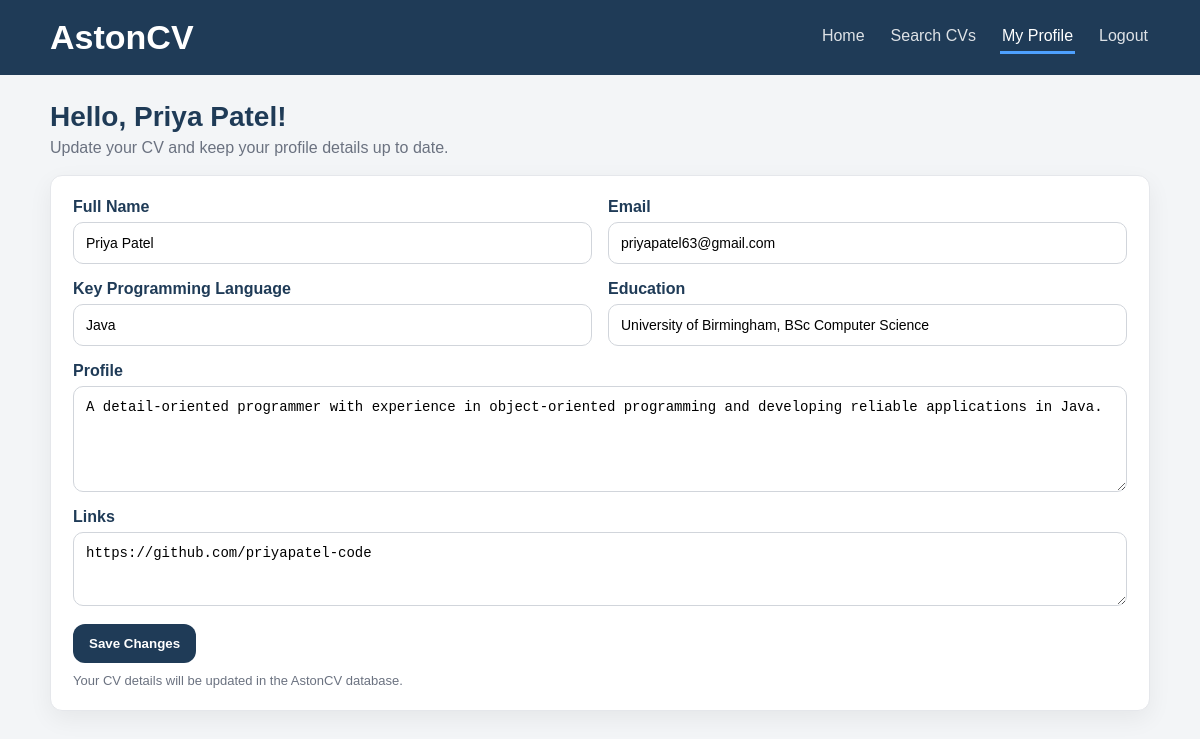
The page /updatecv.php (signed in) on the database its author committed.
### tables this page shows
CREATE TABLE `cvs` (
  `id` bigint UNSIGNED NOT NULL,
  `name` varchar(100) NOT NULL,
  `email` varchar(100) NOT NULL,
  `password` varchar(255) NOT NULL,
  `keyprogramming` varchar(255) DEFAULT NULL,
  `profile` varchar(500) DEFAULT NULL,
  `education` varchar(500) DEFAULT NULL,
  `URLlinks` varchar(500) DEFAULT NULL
);

### updatecv.php (the view, shortened to what this page needs)
<?php
include 'database.php';
$user_id = $_SESSION['user_id'];
$stmt = $conn->prepare("SELECT name, email, keyprogramming, profile, education, URLlinks FROM cvs WHERE id = ?");
$stmt->bind_param("i", $user_id);
$stmt->execute();
$result = $stmt->get_result();
$user = $result->fetch_assoc();
$name = $user['name'] ?? '';
$email = $user['email'] ?? '';
$keyprogramming = $user['keyprogramming'] ?? '';
$profile = $user['profile'] ?? '';
$education = $user['education'] ?? '';
$URLlinks = $user['URLlinks'] ?? '';
?>
<!DOCTYPE html>
<html lang="en">
<head>
    <link rel="stylesheet" href="register.css">
</head>
<body>
    <header class="topbar main-header">
        <div class="container topbar-inner">
            <div class="brand">
                <h1 class="name">AstonCV</h1>
            </div>
            <nav class="nav">
                <a href="index.php" class="nav-link">Home</a>
                <a href="search.php" class="nav-link">Search CVs</a>
                <a href="updatecv.php" class="nav-link active">My Profile</a>
                <form method="POST" action="logout.php" style="display:inline;">
                    <button type="submit" class="nav-link" style="background:none; border: none; cursor: pointer;">Logout</button>
                </form>
            </nav>
        </div>
    </header>
    <main class="container">
        <h2 class="page-title">Hello, <?php echo htmlspecialchars($name); ?>!</h2>
        <p class="page-subtitle">Update your CV and keep your profile details up to date.</p>
        <section class="contact-me">
        <form method="POST" action="updatecv.php">
            <div class="grid">
                <div class="field">
                    <label for="name">Full Name </label>
                    <input
                        id="name"
                        name="name"
                        type="text"
                        required
                        value="<?php echo htmlspecialchars($name); ?>"
                    />
                </div>
                <div class="field">
                    <label for="email">Email </label>
                    <input
                        id="email"
                        name="email"
                        type="email"
                        required
                        value="<?php echo htmlspecialchars($email); ?>"
                    />
                </div>
                <div class="field">
                    <label for="keyprogramming">Key Programming Language </label>
                    <input
                        id="keyprogramming"
                        name="keyprogramming"
                        type="text"
                        placeholder="e.g. PHP, JavaScript, Python"
                        value="<?php echo htmlspecialchars($keyprogramming); ?>"
                    />
                </div>
                <div class="field">
                    <label for="education">Education </label>
                    <input
                        id="education"
                        name="education"
                        type="text"
                        placeholder="e.g. Aston University"
                        value="<?php echo htmlspecialchars($education); ?>"
                    />
                </div>
            </div>
            <div class="field full">
                <label for="profile">Profile </label>
                <textarea
                    id="profile"
                    name="profile"
                    rows="5"
                    placeholder="Write a short profile about yourself..."
                ><?php echo htmlspecialchars($profile); ?></textarea>
            </div>
            <div class="field full">
                <label for="URLlinks">Links </label>
                <textarea
                    id="URLlinks"
                    name="URLlinks"
                    rows="3"
                    placeholder="e.g. github.com/yourname"
                ><?php echo htmlspecialchars($URLlinks); ?></textarea>
            </div>
            <div class="submit">
                <button type="submit" class="btn">Save Changes</button>
                <p class="hint">Your CV details will be updated in the AstonCV database.</p>
            </div>
        </form>
        </section>
    </main>
</body>
</html>

### register.css (style rules this page uses)
* { box-sizing: border-box; }
body { margin: 0; font-family: Arial, Helvetica, sans-serif; background: #f3f5f7; color: #1f2937; }
.container { width: min(1100px, 92%); margin: 0 auto; }
.topbar { background: #1f3b57; color: white; padding: 18px 0; }
.topbar-inner { display: flex; justify-content: space-between; align-items: center; gap: 20px; }
.name { margin: 0; font-size: 34px; font-weight: 700; }
.nav { display: flex; gap: 22px; flex-wrap: wrap; }
.nav-link { color: white; text-decoration: none; opacity: 0.85; padding: 6px 2px; border-bottom: 3px solid transparent; transition: opacity 0.2s ease, border-color 0.2s ease; }
.nav-link.active { opacity: 1; border-bottom-color: #4ea1ff; }
.nav form { display: inline; margin: 0; }
.nav button.nav-link { background: none; border: none; cursor: pointer; font: inherit; color: white; opacity: 0.85; padding: 6px 2px; border-bottom: 3px solid transparent; transition: opacity 0.2s ease, border-color 0.2s ease; }
.page-title { margin: 26px 0 6px; color: #1f3b57; font-size: 28px; }
.page-subtitle { margin: 0 0 18px; color: #6b7280; }
.contact-me { background: white; border: 1px solid #e5e7eb; border-radius: 12px; box-shadow: 0 8px 24px rgba(0, 0, 0, 0.06); padding: 22px; }
.grid { display: grid; grid-template-columns: repeat(2, minmax(220px, 1fr)); gap: 16px; }
.field { display: flex; flex-direction: column; gap: 6px; }
.field.full { margin-top: 16px; }
label, legend { font-weight: 700; color: #1f3b57; }
input, textarea { border: 1px solid #d1d5db; border-radius: 10px; padding: 12px; font-size: 14px; outline: none; }
textarea { resize: vertical; }
.submit { margin-top: 18px; display: flex; flex-direction: column; gap: 10px; }
.btn { border: 0; background: #1f3b57; color: white; padding: 12px 16px; border-radius: 12px; font-weight: 700; cursor: pointer; width: fit-content; text-decoration: none; display: inline-block; transition: transform 0.25s ease, box-shadow 0.25s ease, filter 0.25s ease; }
.hint { margin: 0; color: #6b7280; font-size: 13px; }

### rows shown on the page
cvs: name "Priya Patel", email "priyapatel63@gmail.com", keyprogramming "Java", education "University of Birmingham, BSc Computer Science", profile "A detail-oriented programmer with experience in object-oriented programming and developing reliable applications in Java.", URLlinks "https://github.com/priyapatel-code"
